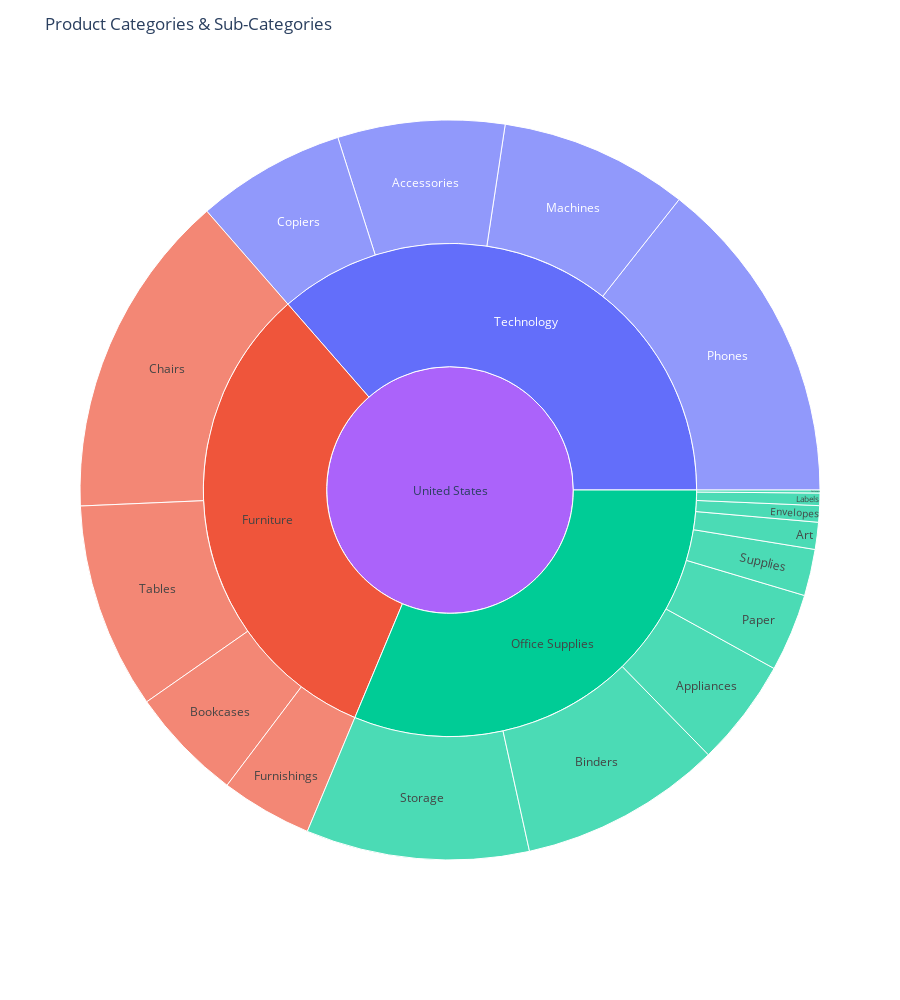

This figure's notebook cell:
### Markdown cell above
# Analyse the Products at Sub-Category level

### Code cell
fig = px.sunburst(df,path=['Country','Category','Sub-Category'],
                 values='Sales',color='Category',
                 hover_data =['Sales','Quantity','Profit'])
fig.update_layout(height=1000,title_text='Product Categories & Sub-Categories')
fig.show()

### Figure 1 — Plotly figure (JSON) as saved in the notebook; plotly's stock layout.template omitted (floating-point values rounded to 4 significant figures)
{"data": [{"branchvalues": "total", "customdata": [[167400.0, "(?)", "(?)", "Technology"], [327800.0, "(?)", "(?)", "Furniture"], [203400.0, "(?)", "(?)", "Office Supplies"], [12440.0, "(?)", "(?)", "Office Supplies"], [107500.0, "(?)", "(?)", "Office Supplies"], [114900.0, "(?)", "(?)", "Furniture"], [718700.0, "(?)", "(?)", "Office Supplies"], [741300.0, "(?)", "(?)", "Furniture"], [207000.0, "(?)", "(?)", "Furniture"], [46670.0, "(?)", "(?)", "Office Supplies"], [223800.0, "(?)", "(?)", "Office Supplies"], [330000.0, "(?)", "(?)", "Technology"], [78220.0, "(?)", "(?)", "Office Supplies"], [91680.0, "(?)", "(?)", "Furniture"], [3024.0, "(?)", "(?)", "Office Supplies"], [149500.0, "(?)", "(?)", "Technology"], [27110.0, "(?)", "(?)", "Office Supplies"], [2296000.0, "(?)", "(?)", "(?)"], [189200.0, "(?)", "(?)", "Technology"], [836200.0, "(?)", "(?)", "Technology"], [16480.0, "(?)", "(?)", "Office Supplies"]], "domain": {"x": [0, 1], "y": [0, 1]}, "hovertemplate": "labels=%{label}<br>Sales=%{customdata[0]}<br>parent=%{parent}<br>id=%{id}<br>Quantity=%{customdata[1]}<br>Profit=%{customdata[2]}<br>Category=%{customdata[3]}<extra></extra>", "ids": ["United States/Technology/Accessories", "United States/Furniture/Chairs", "United States/Office Supplies/Binders", "United States/Office Supplies/Labels", "United States/Office Supplies/Appliances", "United States/Furniture/Bookcases", "United States/Office Supplies", "United States/Furniture", "United States/Furniture/Tables", "United States/Office Supplies/Supplies", "United States/Office Supplies/Storage", "United States/Technology/Phones", "United States/Office Supplies/Paper", "United States/Furniture/Furnishings", "United States/Office Supplies/Fasteners", "United States/Technology/Copiers", "United States/Office Supplies/Art", "United States", "United States/Technology/Machines", "United States/Technology", "United States/Office Supplies/Envelopes"], "labels": ["Accessories", "Chairs", "Binders", "Labels", "Appliances", "Bookcases", "Office Supplies", "Furniture", "Tables", "Supplies", "Storage", "Phones", "Paper", "Furnishings", "Fasteners", "Copiers", "Art", "United States", "Machines", "Technology", "Envelopes"], "marker": {"colors": ["#636efa", "#EF553B", "#00cc96", "#00cc96", "#00cc96", "#EF553B", "#00cc96", "#EF553B", "#EF553B", "#00cc96", "#00cc96", "#636efa", "#00cc96", "#EF553B", "#00cc96", "#636efa", "#00cc96", "#ab63fa", "#636efa", "#636efa", "#00cc96"]}, "name": "", "parents": ["United States/Technology", "United States/Furniture", "United States/Office Supplies", "United States/Office Supplies", "United States/Office Supplies", "United States/Furniture", "United States", "United States", "United States/Furniture", "United States/Office Supplies", "United States/Office Supplies", "United States/Technology", "United States/Office Supplies", "United States/Furniture", "United States/Office Supplies", "United States/Technology", "United States/Office Supplies", "", "United States/Technology", "United States", "United States/Office Supplies"], "type": "sunburst", "values": [167400.0, 327800.0, 203400.0, 12440.0, 107500.0, 114900.0, 718700.0, 741300.0, 207000.0, 46670.0, 223800.0, 330000.0, 78220.0, 91680.0, 3024.0, 149500.0, 27110.0, 2296000.0, 189200.0, 836200.0, 16480.0]}], "layout": {"height": 1000, "legend": {"tracegroupgap": 0}, "margin": {"t": 60}, "title": {"text": "Product Categories & Sub-Categories"}}}
